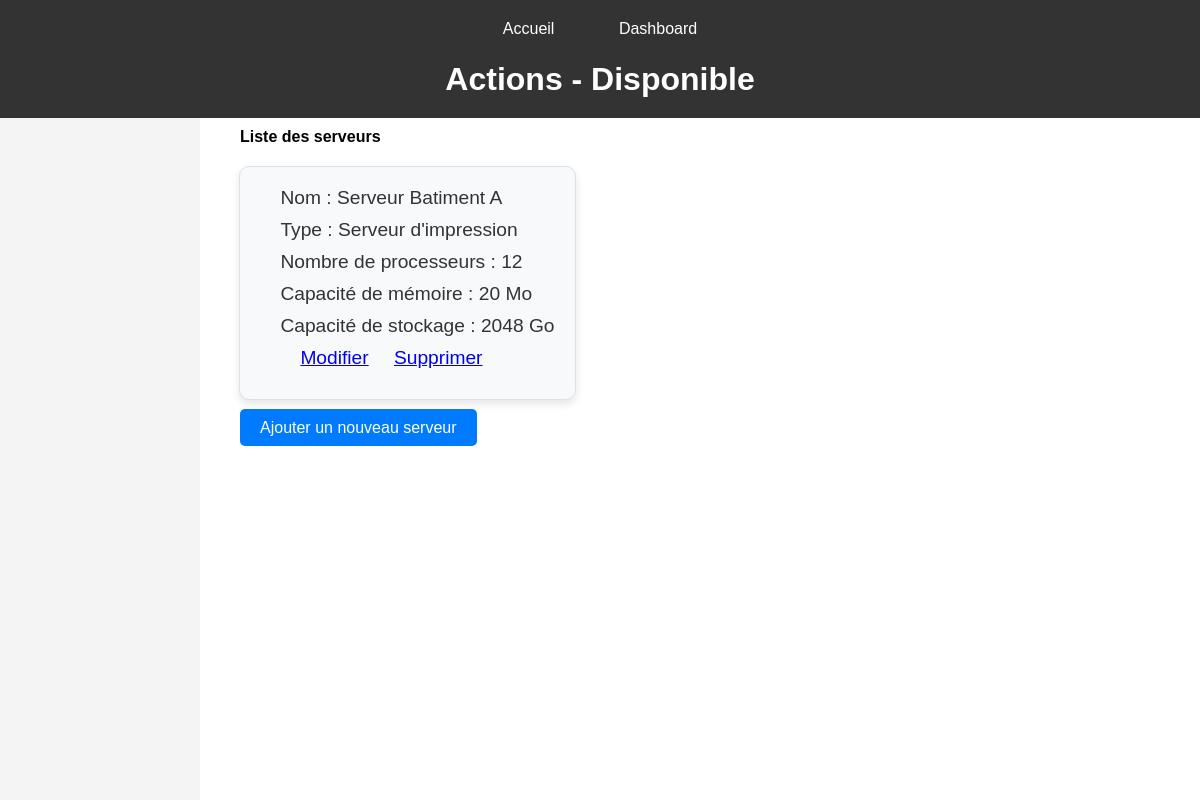
/servers/, run on an earlier commit of the app's database.
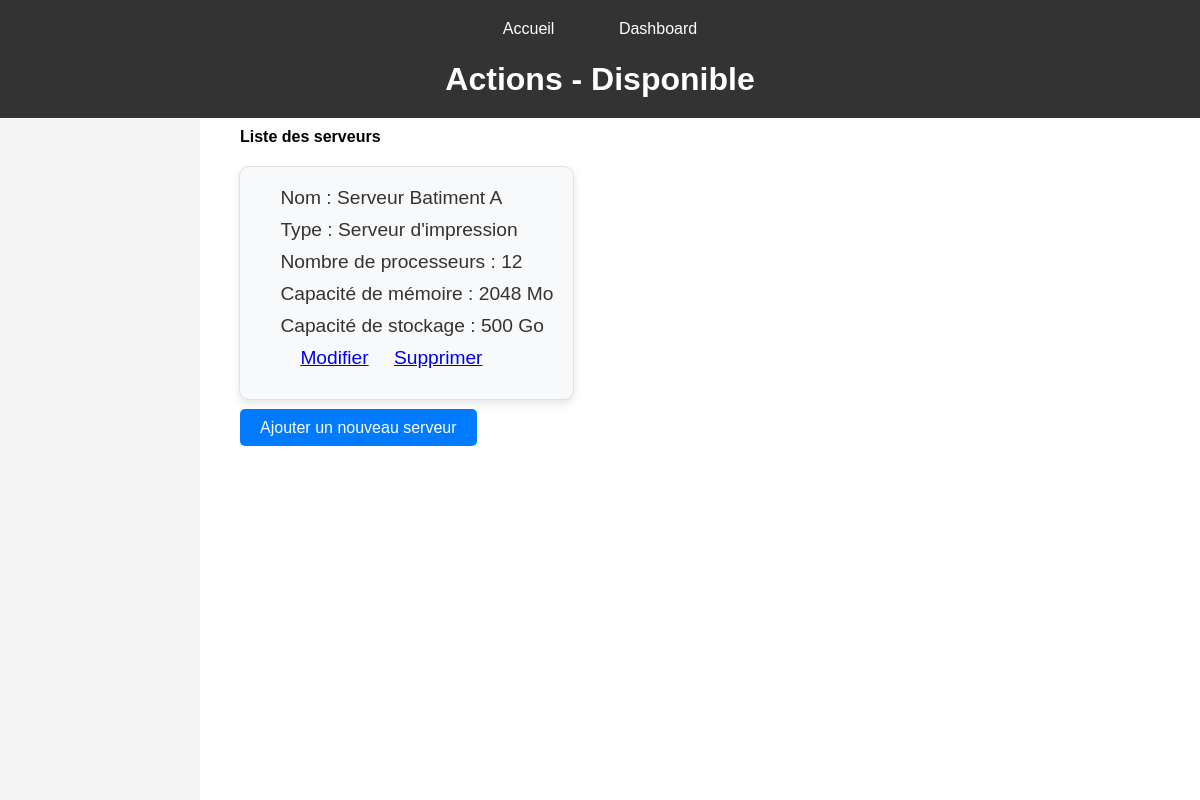
And on a later commit of the database.
### servops/models.py (models this page shows, shortened)
class Server(models.Model):
    name = models.CharField(max_length=200)
    server_type = models.ForeignKey(ServerType, on_delete=models.CASCADE)
    num_processors = models.IntegerField()
    memory_capacity = models.IntegerField()
    storage_capacity = models.IntegerField()
    used_processors = models.IntegerField(default=0)
    used_memory = models.IntegerField(default=0)

class ServerType(models.Model):
    type = models.CharField(max_length=200)
    description = models.TextField()

### servops/views.py (the view)
# urls.py: path('servers/', views.servers, name='servers_crud'),
def servers(request):
    servers = Server.objects.all()
    return render(request, 'servops/CRUD/CRUD_serveurs/home.html', {'servers': servers})

### servops/templates/servops/CRUD/CRUD_serveurs/home.html (shortened to what this page needs)
{% extends 'servops/MAIN/main_dashboard.html' %}
{% block header %}Actions - Disponible{% endblock %}
{% block content %}
<h2>Liste des serveurs</h2>
<div class="container">
    {% for server in servers %}
    <div class="service-box">
        <p>Nom : {{ server.name }}</p>
        <p>Type : {{ server.server_type.type }}</p>
        <p>Nombre de processeurs : {{ server.num_processors }}</p>
        <p>Capacité de mémoire : {{ server.memory_capacity }} Mo</p>
        <p>Capacité de stockage : {{ server.storage_capacity }} Go</p>
        <p>
            <a href="{% url 'update_server' server.id %}">Modifier</a>
            <a href="{% url 'delete_server' server.id %}">Supprimer</a>
        </p>
    </div>
    {% endfor %}
</div>
<a class="style-link" href="{% url 'create_server' %}">Ajouter un nouveau serveur</a>
{% endblock content %}

What changed in the data, as far as the page shows it:
changed Server "Serveur Batiment A": memory_capacity "20" → "2048"; storage_capacity "2048" → "500"
